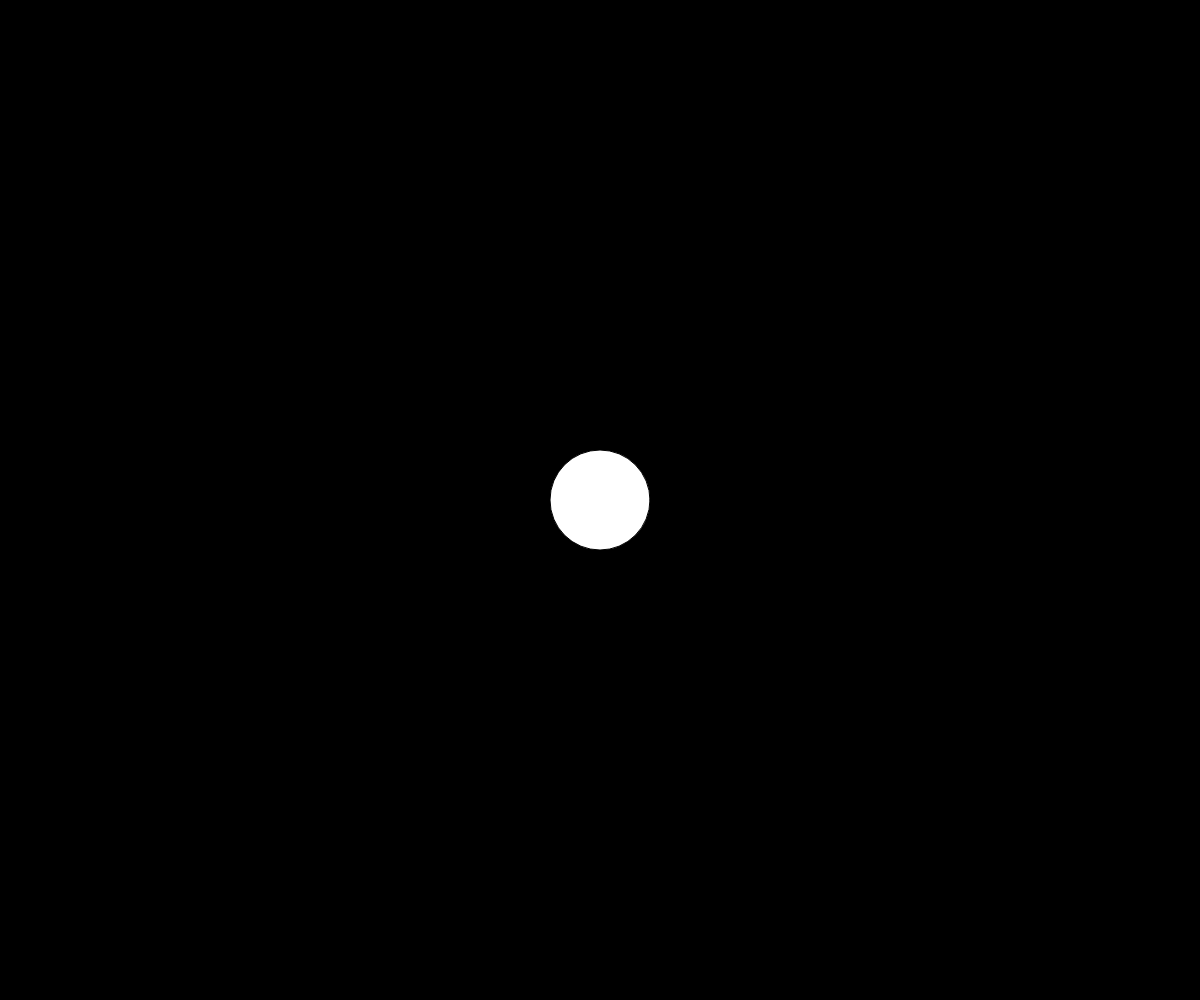
Frame 1 (no input)
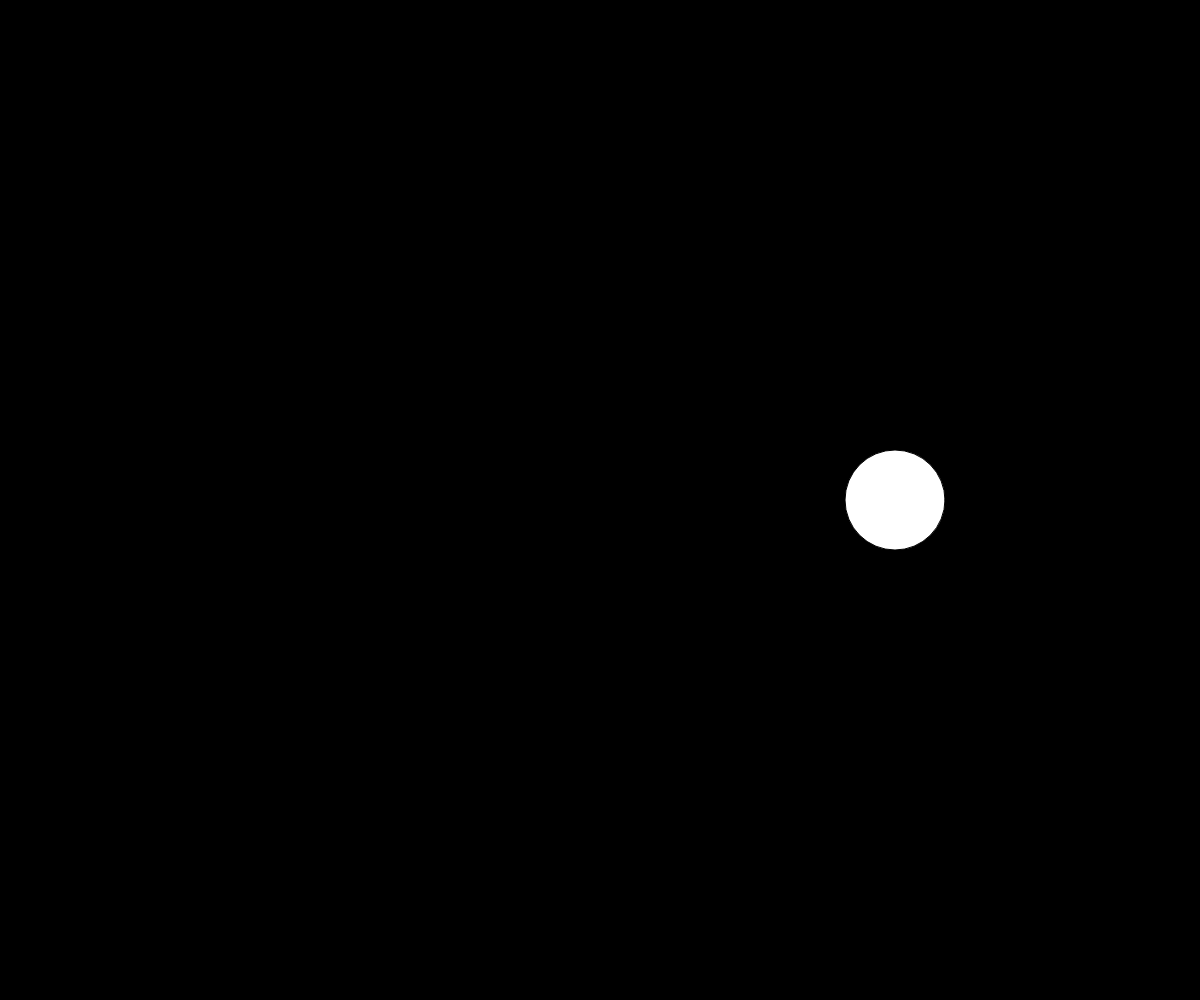
Frame 60 (no input)
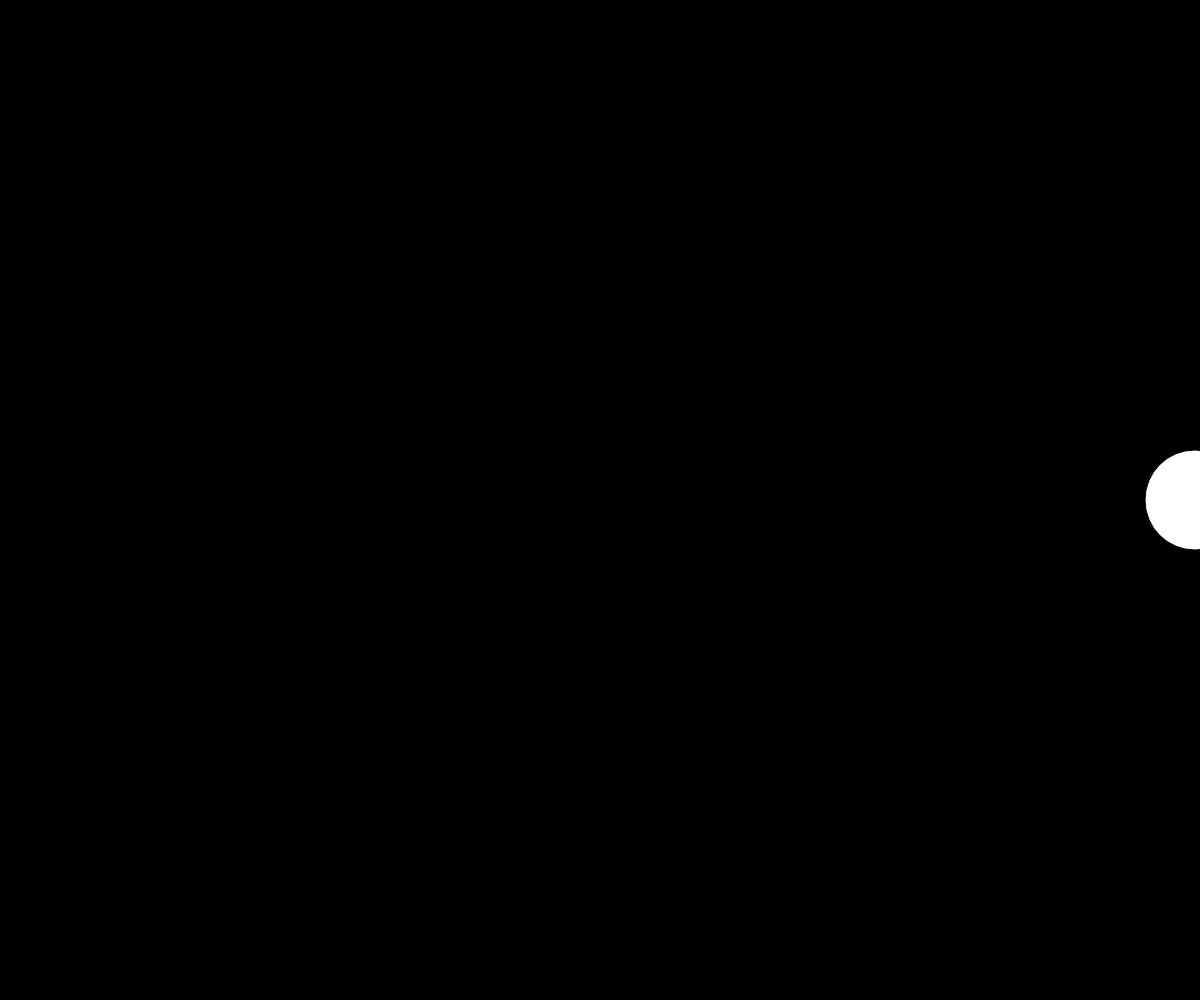
Frame 120 (the mouse pressed at the canvas centre since frame 60)

The p5.js sketch that drew these frames (run headless with seeded random() and noise() and a simulated clock; from frame 60 on, the mouse is pressed at the canvas centre):

// p5.js sketch
// ── sketch.js
let xpos;
let ypos;

function setup() {
  createCanvas(windowWidth, windowHeight);
  xpos = width / 2;
  ypos = height / 2;
}

function draw() {
  background(0);
  ellipse(xpos, ypos, 100, 100);
  // Move the ball towards the right
  xpos = xpos + 5;
  // If the ball has moved past the canvas, reset xpos to 0
  if (xpos > width) {
	  xpos = 0;
  }
}
